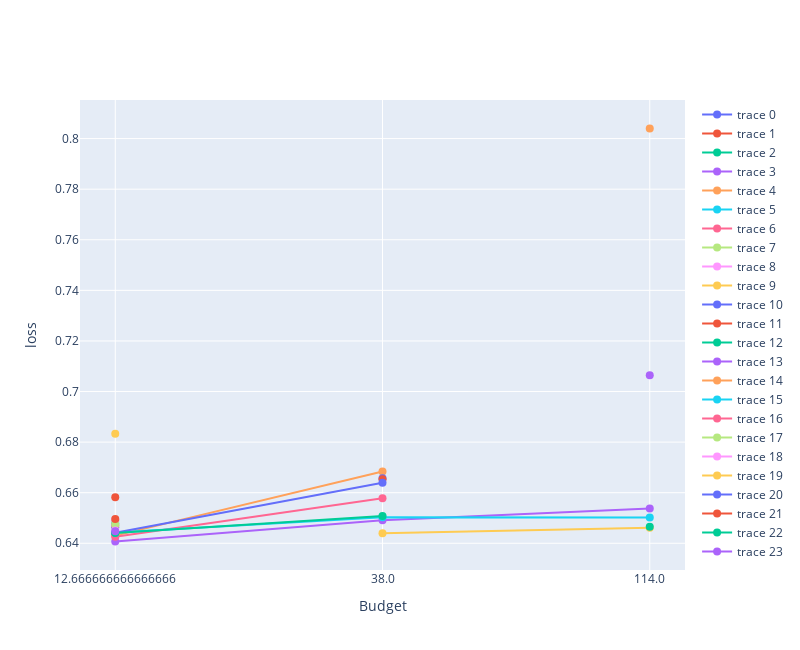

Here is the notebook cell this chart was saved with:
### Code cell
def construct_df(res):
    df = pd.DataFrame()
    runs = res.get_all_runs()
    df['config_id'] = [run.config_id for run in runs]
    df['loss'] = [run.loss for run in runs]
    df['budget'] = [run.budget for run in runs]
    df['config'] = [str(run.info) for run in runs]
    return df

def plot_results(res_df):
    fig = go.Figure()
    # Group the data by `config_id`
    grouped = res_df.groupby('config_id')
    # Loop over each group and add a scatter trace to the figure
    group_idx = 0
    for _ , group_data in grouped:
        fig.add_trace(go.Scatter(
            x=group_data['budget'].astype(str),
            y=group_data['loss'],
            hovertext=group_data['config'],
            mode='lines+markers',
            line=dict(width=2),
            marker=dict(size=8),
        ))
        group_idx += 1

    # Set the x-axis and y-axis labels
    fig.update_layout(
        xaxis_title='Budget',
        yaxis_title='loss',
        width=800,
        height=650,
        title_x=0.5,
    )
    

    # Show the plot
    return fig
df = construct_df(res)
fig = plot_results(df)
fig

### Figure 1 — Plotly figure (JSON) as saved in the notebook; plotly's stock layout.template omitted (floating-point values rounded to 4 significant figures)
{"data": [{"hovertext": ["{'dense_layers': 1, 'dropout': 0.3, 'lr': 0.001, 'neurons': 128}"], "line": {"width": 2}, "marker": {"size": 8}, "mode": "lines+markers", "type": "scatter", "x": ["12.666666666666666"], "y": [0.6464]}, {"hovertext": ["{'dense_layers': 1, 'dropout': 0.1, 'lr': 0.0005, 'neurons': 1024}"], "line": {"width": 2}, "marker": {"size": 8}, "mode": "lines+markers", "type": "scatter", "x": ["12.666666666666666"], "y": [0.6582]}, {"hovertext": ["{'dense_layers': 1, 'dropout': 0.1, 'lr': 0.0001, 'neurons': 512}"], "line": {"width": 2}, "marker": {"size": 8}, "mode": "lines+markers", "type": "scatter", "x": ["12.666666666666666"], "y": [0.6438]}, {"hovertext": ["{'dense_layers': 1, 'dropout': 0.4, 'lr': 0.0005, 'neurons': 128}", "{'dense_layers': 1, 'dropout': 0.4, 'lr': 0.0005, 'neurons': 128}", "{'dense_layers': 1, 'dropout': 0.4, 'lr': 0.0005, 'neurons': 128}"], "line": {"width": 2}, "marker": {"size": 8}, "mode": "lines+markers", "type": "scatter", "x": ["12.666666666666666", "38.0", "114.0"], "y": [0.6407, 0.6491, 0.6538]}, {"hovertext": ["{'dense_layers': 1, 'dropout': 0.3, 'lr': 0.002, 'neurons': 512}", "{'dense_layers': 1, 'dropout': 0.3, 'lr': 0.002, 'neurons': 512}"], "line": {"width": 2}, "marker": {"size": 8}, "mode": "lines+markers", "type": "scatter", "x": ["12.666666666666666", "38.0"], "y": [0.643, 0.6684]}, {"hovertext": ["{'dense_layers': 1, 'dropout': 0.1, 'lr': 0.001, 'neurons': 128}"], "line": {"width": 2}, "marker": {"size": 8}, "mode": "lines+markers", "type": "scatter", "x": ["12.666666666666666"], "y": [0.648]}, {"hovertext": ["{'dense_layers': 1, 'dropout': 0.4, 'lr': 0.001, 'neurons': 128}", "{'dense_layers': 1, 'dropout': 0.4, 'lr': 0.001, 'neurons': 128}"], "line": {"width": 2}, "marker": {"size": 8}, "mode": "lines+markers", "type": "scatter", "x": ["12.666666666666666", "38.0"], "y": [0.6426, 0.6578]}, {"hovertext": ["{'dense_layers': 1, 'dropout': 0.2, 'lr': 0.0005, 'neurons': 256}"], "line": {"width": 2}, "marker": {"size": 8}, "mode": "lines+markers", "type": "scatter", "x": ["12.666666666666666"], "y": [0.649]}, {"hovertext": ["{'dense_layers': 2, 'dropout': 0.3, 'lr': 0.0005, 'neurons': 1024}"], "line": {"width": 2}, "marker": {"size": 8}, "mode": "lines+markers", "type": "scatter", "x": ["12.666666666666666"], "y": [0.6493]}, {"hovertext": ["{'dense_layers': 1, 'dropout': 0.1, 'lr': 0.0001, 'neurons': 128}", "{'dense_layers': 1, 'dropout': 0.1, 'lr': 0.0001, 'neurons': 128}"], "line": {"width": 2}, "marker": {"size": 8}, "mode": "lines+markers", "type": "scatter", "x": ["38.0", "114.0"], "y": [0.644, 0.6461]}, {"hovertext": ["{'dense_layers': 3, 'dropout': 0.1, 'lr': 0.0001, 'neurons': 128}"], "line": {"width": 2}, "marker": {"size": 8}, "mode": "lines+markers", "type": "scatter", "x": ["38.0"], "y": [0.6657]}, {"hovertext": ["{'dense_layers': 3, 'dropout': 0.2, 'lr': 0.002, 'neurons': 256}"], "line": {"width": 2}, "marker": {"size": 8}, "mode": "lines+markers", "type": "scatter", "x": ["38.0"], "y": [0.6653]}, {"hovertext": ["{'dense_layers': 1, 'dropout': 0.2, 'lr': 0.0001, 'neurons': 512}"], "line": {"width": 2}, "marker": {"size": 8}, "mode": "lines+markers", "type": "scatter", "x": ["114.0"], "y": [0.6465]}, {"hovertext": ["{'dense_layers': 1, 'dropout': 0.2, 'lr': 0.001, 'neurons': 512}"], "line": {"width": 2}, "marker": {"size": 8}, "mode": "lines+markers", "type": "scatter", "x": ["114.0"], "y": [0.7064]}, {"hovertext": ["{'dense_layers': 3, 'dropout': 0.1, 'lr': 0.0005, 'neurons': 512}"], "line": {"width": 2}, "marker": {"size": 8}, "mode": "lines+markers", "type": "scatter", "x": ["114.0"], "y": [0.804]}, {"hovertext": ["{'dense_layers': 3, 'dropout': 0.4, 'lr': 0.001, 'neurons': 128}", "{'dense_layers': 3, 'dropout': 0.4, 'lr': 0.001, 'neurons': 128}", "{'dense_layers': 3, 'dropout': 0.4, 'lr': 0.001, 'neurons': 128}"], "line": {"width": 2}, "marker": {"size": 8}, "mode": "lines+markers", "type": "scatter", "x": ["12.666666666666666", "38.0", "114.0"], "y": [0.6442, 0.6503, 0.6502]}, {"hovertext": ["{'dense_layers': 3, 'dropout': 0.2, 'lr': 0.002, 'neurons': 1024}"], "line": {"width": 2}, "marker": {"size": 8}, "mode": "lines+markers", "type": "scatter", "x": ["12.666666666666666"], "y": [0.6471]}, {"hovertext": ["{'dense_layers': 3, 'dropout': 0.4, 'lr': 0.001, 'neurons': 128}"], "line": {"width": 2}, "marker": {"size": 8}, "mode": "lines+markers", "type": "scatter", "x": ["12.666666666666666"], "y": [0.6474]}, {"hovertext": ["{'dense_layers': 3, 'dropout': 0.3, 'lr': 0.001, 'neurons': 1024}"], "line": {"width": 2}, "marker": {"size": 8}, "mode": "lines+markers", "type": "scatter", "x": ["12.666666666666666"], "y": [0.6451]}, {"hovertext": ["{'dense_layers': 2, 'dropout': 0.1, 'lr': 0.0001, 'neurons': 1024}"], "line": {"width": 2}, "marker": {"size": 8}, "mode": "lines+markers", "type": "scatter", "x": ["12.666666666666666"], "y": [0.6833]}, {"hovertext": ["{'dense_layers': 2, 'dropout': 0.4, 'lr': 0.001, 'neurons': 512}", "{'dense_layers': 2, 'dropout': 0.4, 'lr': 0.001, 'neurons': 512}"], "line": {"width": 2}, "marker": {"size": 8}, "mode": "lines+markers", "type": "scatter", "x": ["12.666666666666666", "38.0"], "y": [0.6442, 0.6639]}, {"hovertext": ["{'dense_layers': 1, 'dropout': 0.2, 'lr': 0.002, 'neurons': 1024}"], "line": {"width": 2}, "marker": {"size": 8}, "mode": "lines+markers", "type": "scatter", "x": ["12.666666666666666"], "y": [0.6496]}, {"hovertext": ["{'dense_layers': 1, 'dropout': 0.2, 'lr': 0.0001, 'neurons': 1024}", "{'dense_layers': 1, 'dropout': 0.2, 'lr': 0.0001, 'neurons': 1024}"], "line": {"width": 2}, "marker": {"size": 8}, "mode": "lines+markers", "type": "scatter", "x": ["12.666666666666666", "38.0"], "y": [0.6441, 0.6508]}, {"hovertext": ["{'dense_layers': 2, 'dropout': 0.5, 'lr': 0.0005, 'neurons': 128}"], "line": {"width": 2}, "marker": {"size": 8}, "mode": "lines+markers", "type": "scatter", "x": ["12.666666666666666"], "y": [0.6448]}], "layout": {"height": 650, "title": {"x": 0.5}, "width": 800, "xaxis": {"title": {"text": "Budget"}}, "yaxis": {"title": {"text": "loss"}}}}
